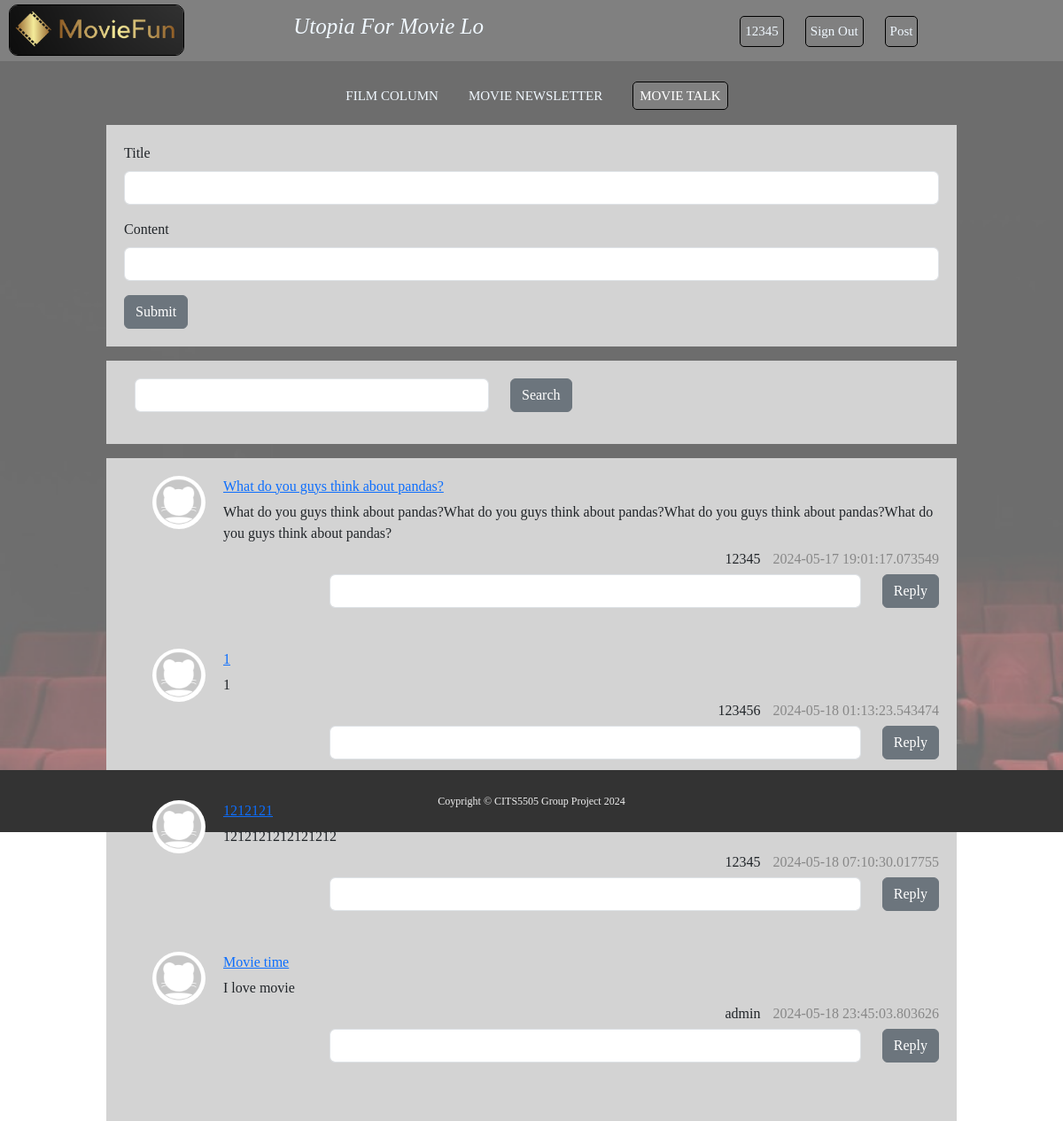
/movieTalk (signed in), run on the app's committed database.
### models.py (models this page shows)
class UserModel(db.Model):
    __tablename__ = "user"
    id = db.Column(db.Integer, primary_key=True, autoincrement=True)
    username = db.Column(db.String(20), nullable=False)
    password = db.Column(db.String(25), nullable=False)
    email = db.Column(db.String(50), nullable=False, unique=True)

class QuestionModel(db.Model):
    __tablename__ = "question"
    id = db.Column(db.Integer, primary_key=True, autoincrement=True)
    title = db.Column(db.String(100), nullable=False)
    content = db.Column(db.Text, nullable=False)
    create_time = db.Column(db.DateTime, default=datetime.now)
    author_id = db.Column(db.Integer, db.ForeignKey("user.id"))
    author = db.relationship(UserModel, backref="questions")

### app.py (the view)
@app.route('/movieTalk', methods=["GET", "POST"])
def movie_talk():
    if request.method == 'POST':
        data = request.form.to_dict()
        question = QuestionModel(title=data.get('title'), content=data.get('content'), author_id=g.user.id)
        db1.session.add(question)
        db1.session.commit()
    search = request.args.get('search', '')
    questions = QuestionModel.query.filter(
        (QuestionModel.title.ilike(f'%{search}%'))
    )
    return render_template('movieTalk.html', questions=questions)

### app.py (called while the page is built)
@app.before_request
def my_before_request():
    user_id = session.get("user_id")
    if user_id:
        user = UserModel.query.get(user_id)
        setattr(g, "user", user)
    else:
        setattr(g, "user", None)

@app.context_processor
def my_context_processor():
    return {"user": g.user}

### templates/movieTalk.html (shortened to what this page needs)
{% extends "base.html"%}
{% block head %}
<link rel="stylesheet" type="text/css" href="{{ url_for('static', filename='css/talk-styles.css') }}">
{% endblock %}
{% block body %}
<div class="homeBody">
  <div id="nav">
    <ul>
      <li><a class="navLink" href="filmColumn.html">FILM COLUMN</a></li>
      <li><a class="navLink" href="movieNews.html">MOVIE NEWSLETTER</a></li>
      <li><a class="navLink" href="{{ url_for('movie_talk') }}" id="selfPage">MOVIE TALK</a></li>
    </ul>
  </div>
  <form class="content" action="/movieTalk" method="post">
    <div class="mb-3">
      <label for="title" class="form-label">Title</label>
      <input type="text" class="form-control" id="title" name="title" aria-describedby="title">
    </div>
    <div class="mb-3">
      <label for="content" class="form-label">Content</label>
      <input type="text" class="form-control" id="content1" name="content">
    </div>
    <button type="submit" class="btn btn-secondary">Submit</button>
  </form>
  <form class="row content" method="get" action="/movieTalk">
    <div class="col-auto">
      <input type="text" class="form-control" id="search" name="search" placeholder="" style="width: 400px">
    </div>
    <div class="col-auto">
      <button type="submit" class="btn btn-secondary mb-3">Search</button>
    </div>
  </form>
  <div class="content">
    <ul class="post">
      {% for question in questions %}
      <li>
        <div class="side-post">
          <img class="avator" src="{{ url_for('static', filename='jpg/avatar.jpeg')}}" alt="">
        </div>
        <div class="question-main">
          <div><a href="{{ url_for('qa.qa_detail', qa_id=question.id)}}">{{ question.title }}</a></div>
          <div>{{ question.content }}</div>
          <div class="question-info">
            <span class="question-author">{{ question.author.username }}</span>
            <span class="question-time">{{ question.create_time }}</span>
          </div>
          <div style="display:flex;align-items: center">
            <form class="row" method="post" action="/reply" style="margin-left: auto">
              <div class="col-auto">
                <input type="text" class="form-control" id="content" name="content" placeholder=""
                  style="width: 600px">
              </div>
              <div class="col-auto">
                <button type="submit" class="btn btn-secondary mb-3">Reply</button>
              </div>
            </form>
          </div>
        </div>
      </li>
      {% endfor %}
    </ul>
  </div>
</div>
{% endblock %}

### templates/base.html (shortened to what this page needs)
<!DOCTYPE html>
<html lang="en">
<head>
  <link href="https://cdn.jsdelivr.net/npm/bootstrap@5.3.3/dist/css/bootstrap.min.css" rel="stylesheet"
>
  <link rel="stylesheet" type="text/css" href="{{url_for('static', filename="css/index-styles.css" )}}">
  {% block head %} {% endblock%}
</head>
<body>
  <nav id="container">
    <div id="logo" class="col-md-8">
      <img src="{{ url_for('static', filename='jpg/logo.png') }}" alt="ForumLogo" id="ForumLogo">
      <p id="headP"></p>
    </div>
    <div id="login" class="col-md-4">
      <ul>
        {% if user %}
        <li><span class="logLink">{{ user.username}}</span></li>
        <li><a class="logLink" href="{{ url_for('auth.logout')}}">Sign Out</a></li>
        {% else %}
        <li><a class="logLink" href="{{ url_for('auth.login')}}">Log In</a></li>
        <li><a class="logLink" href="{{ url_for('auth.register')}}">Register</a></li>
        {% endif %}
        <li><a class="logLink" href="{{ url_for('qa.post')}}">Post</a></li>
      </ul>
    </div>
  </nav>
  {% block body %}
  {% endblock %}
  <footer>
    <div id="copyright">
      <p>
        Coypright © CITS5505 Group Project 2024
      </p>
    </div>
  </footer>
</body>
</html>

### static/css/index-styles.css (style rules this page uses)
* { margin: 0; padding: 0; box-sizing: border-box; font-family: Cambria, Cochin, Georgia, Times, "Times New Roman", serif; }
#container { background-color: grey; display: flex; flex-direction: row; padding-left: 10px; }
#logo { display: inline-block; margin: auto 0px; }
#ForumLogo { display: inline-block; width: 25%; height: auto; border: 1px solid black; border-radius: 10px; }
#headP { display: inline-block; font-size: 25px; font-style: italic; margin-left: 15%; color: aliceblue; }
#container ul { text-align: justify; }
#container li { display: inline-block; text-align: right; margin-right: 20px; border: 1px solid black; margin-top: 5%; border-radius: 5px; padding: 5px; font-size: 15px; font-family: "Roboto", sans-serif; }
.logLink { text-decoration: none; color: aliceblue; }
.homeBody { background-image: url("../jpg/bgimg.png"); background-attachment: fixed; background-size: cover; height: 800px; }
#nav ul { text-align: center; }
#nav li { display: inline-block; text-align: center; margin-right: 20px; margin-top: 2%; padding: 5px; font-size: 15px; font-family: "Roboto", sans-serif; }
.navLink { text-decoration: none; color: aliceblue; }
footer { padding-top: 10px; }
#copyright { margin-top: -10px; background-color: #333333; color: #f0f0f0; text-align: center; height: 70px; line-height: 70px; font-size: 12px; }

### static/css/talk-styles.css (style rules this page uses)
#nav ul { text-align: center; }
#nav li { display: inline-block; text-align: center; margin-right: 20px; margin-top: 2%; padding: 5px; font-size: 15px; font-family: "Roboto", sans-serif; }
.navLink { text-decoration: none; color: aliceblue; }
#selfPage { border: 1px solid black; border-radius: 5px; color: white; background-color: gray; padding: 7px; }
.content { width: 80%; margin: 0 auto; background-color: lightgrey; padding: 20px; margin-top: 16px; }
.content { list-style-type: none; }
.post li { display: flex; margin-bottom: 20px; }
.side-post { margin-right: 20px; }
.avator { width: 60px; height: 60px; border-radius: 50%; }
.question-main { flex-grow: 1; }
.question-main div { margin-bottom: 5px; }
.question-author { margin-right: 10px; }
.question-time { color: #888; }
.question-info { text-align: right; }

### data on the page
UserModel: username "12345"
QuestionModel: title "What do you guys think about pandas?", content "What do you guys think about pandas?What do you guys think about pandas?What do you guys think about pandas?What do you guys think about pandas?", author.username "12345", create_time "2024-05-17 19:01:17.073549"
QuestionModel: title "1", content "1", author.username "123456", create_time "2024-05-18 01:13:23.543474"
QuestionModel: title "1212121", content "1212121212121212", author.username "12345", create_time "2024-05-18 07:10:30.017755"
QuestionModel: title "Movie time", content "I love movie", author.username "admin", create_time "2024-05-18 23:45:03.803626"
